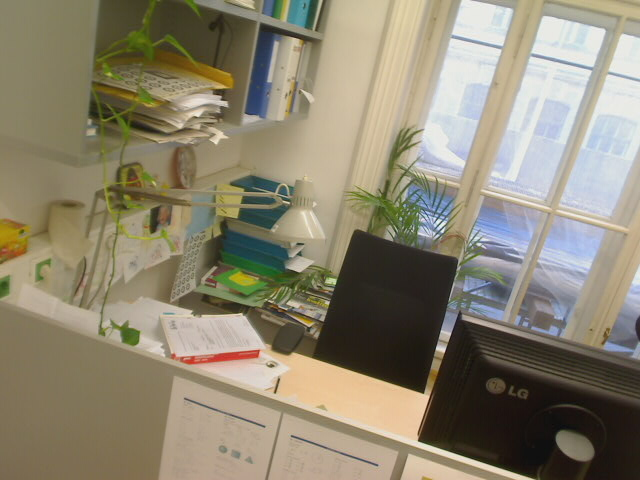
#> input picture 12505287_Exercise2/experiments/desk/Image-00.jpg, 640 x 480 px
$ python experiment_1_2.py
#> lines starting #> are read from the running program, lines starting #| are printed output that depends on the picture
### 12505287_Exercise2/experiments/harris_corner.py
#!/usr/bin/env python
# -*- coding: utf-8 -*-

""" Corner detection with the Harris corner detector

Author: FILL IN
MatrNr: FILL IN
"""
import numpy as np
import cv2

from typing import List

from helper_functions import non_max


def harris_corner(img: np.ndarray,
                  sigma1: float,
                  sigma2: float,
                  k: float,
                  threshold: float) -> List[cv2.KeyPoint]:
    """ Detect corners using the Harris corner detector

    In this function, corners in a grayscale image are detected using the Harris corner detector.
    They are returned in a list of OpenCV KeyPoints (https://docs.opencv.org/4.x/d2/d29/classcv_1_1KeyPoint.html).
    Each KeyPoint includes the attributes, pt (position), size, angle, response. The attributes size and angle are not
    relevant for the Harris corner detector and can be set to an arbitrary value. The response is the result of the
    Harris corner formula.

    :param img: Grayscale input image
    :type img: np.ndarray with shape (height, width) with dtype = np.float32 and values in the range [0., 1.]

    :param sigma1: Sigma for the first Gaussian filtering
    :type sigma1: float

    :param sigma2: Sigma for the second Gaussian filtering
    :type sigma2: float

    :param k: Coefficient for harris formula
    :type k: float

    :param threshold: Minimum value of the Harris response (R) for a corner to be detected.
    :type threshold: float

    :return: keypoints:
        corners: List of cv2.KeyPoints containing all detected corners after thresholding and non-maxima suppression.
            Each keypoint has the attribute pt[x, y], size, angle, response.
                pt: The x, y position of the detected corner in the OpenCV coordinate convention.
                size: The size of the relevant region around the keypoint. Not relevant for Harris and is set to 1.
                angle: The direction of the gradient in degree. Relative to image coordinate system (clockwise).
                response: Result of the Harris corner formula R = det(M) - k*trace(M)**2
    :rtype: List[cv2.KeyPoint]

    """

    ######################################################
    kernel_width = int(2 * np.ceil(3*sigma1) + 1)
    kernel = cv2.getGaussianKernel(kernel_width , sigma1)
    kernel = np.outer(kernel, kernel.transpose())

    sobel_x = np.array([[-1, 0, 1],
                    [-2, 0, 2],
                    [-1, 0, 1]], dtype=np.float32)

    sobel_y = np.array([[-1, -2, -1],
                    [ 0,  0,  0],
                    [ 1,  2,  1]], dtype=np.float32)

    gradient_gauss_x = cv2.filter2D(kernel, ddepth=-1, kernel=sobel_x)
    gradient_gauss_y = cv2.filter2D(kernel, ddepth=-1, kernel=sobel_y)

    Ix = cv2.filter2D(img, -1, gradient_gauss_x)
    Iy = cv2.filter2D(img, -1, gradient_gauss_y)

    Ixx = Ix * Ix
    Iyy = Iy * Iy
    Ixy = Ix * Iy

    kernel_width = int(2 * np.ceil(3 * sigma2) + 1)
    kernel = cv2.getGaussianKernel(kernel_width, sigma2)
    kernel = np.outer(kernel, kernel.transpose())

    Sxx = cv2.filter2D(Ixx, -1, kernel)
    Syy = cv2.filter2D(Iyy, -1, kernel)
    Sxy = cv2.filter2D(Ixy, -1, kernel)

    det_M = Sxx * Syy - Sxy**2
    trace_M = Sxx + Syy
    R = det_M - k * (trace_M**2)

    R = (R - np.min(R)) / (np.max(R) - np.min(R))

    R[R < threshold] = 0

    h_nonmax = non_max(R)

    corners_y, corners_x = np.nonzero(h_nonmax)
    corners_d = R[corners_y, corners_x]
    corners = np.stack([corners_y, corners_x, corners_d], axis=1)

    keypoints = []
    for y, x, resp in zip(corners_y, corners_x, corners_d):
        kp = cv2.KeyPoint(
            x=float(x),
            y=float(y),
            size=1,
            angle=-1,
            response=float(resp)
        )
        keypoints.append(kp)

    ######################################################
    return keypoints

### 12505287_Exercise2/experiments/helper_functions.py
#!/usr/bin/env python3
# -*- coding: utf-8 -*-

"""
Machine Vision (376.081)
Exercise 2: Interest Points and Descriptors
Matthias Hirschmanner 2024
Automation & Control Institute, TU Wien

Tutors: machinevision@acin.tuwien.ac.at
"""

import numpy as np
import matplotlib.pyplot as plt
import cv2

from typing import Tuple, List

# Adapted from https://github.com/jrosebr1/imutils/blob/master/imutils/convenience.py#L41
# [30 lines left out: function rotate_bound, not called in this run]

def show_image(img: np.ndarray, title: str, save_image: bool = False, use_matplotlib: bool = False) -> None:
    """ Plot an image with either OpenCV or Matplotlib.

    :param img: :param img: Input image
    :type img: np.ndarray with shape (height, width) or (height, width, channels)

    :param title: The title of the plot which is also used as a filename if save_image is chosen
    :type title: string

    :param save_image: If this is set to True, an image will be saved to disc as title.png
    :type save_image: bool

    :param use_matplotlib: If this is set to True, Matplotlib will be used for plotting, OpenCV otherwise
    :type use_matplotlib: bool
    """

    # First check if img is color or grayscale. Raise an exception on a wrong type.
    if len(img.shape) == 3:
        is_color = True
    elif len(img.shape) == 2:
        is_color = False
    else:
        raise ValueError(
            'The image does not have a valid shape. Expected either (height, width) or (height, width, channels)')

    if img.dtype == np.uint8:
        img = img.astype(np.float32) / 255.

    elif img.dtype == np.float64:
        img = img.astype(np.float32)

    if use_matplotlib:
        plt.figure()
        plt.title(title)
        if is_color:
            # OpenCV uses BGR order while Matplotlib uses RGB. Reverse the the channels to plot the correct colors
            plt.imshow(img[..., ::-1])
        else:
            plt.imshow(img, cmap='gray')
        plt.xticks([])
        plt.yticks([])
        plt.show()
    else:
        cv2.imshow(title, img)
        cv2.waitKey(0)

    if save_image:
        if is_color:
            png_img = (cv2.cvtColor(img, cv2.COLOR_BGR2BGRA) * 255.).astype(np.uint8)
        else:
            png_img = (cv2.cvtColor(img, cv2.COLOR_GRAY2BGRA) * 255.).astype(np.uint8)
        cv2.imwrite(title.replace(" ", "_") + ".png", png_img)


# [74 lines left out: functions draw_rectangles, debug_homography, not called in this run]

def non_max(input_array: np.array) -> np.array:
    """ Return a matrix in which only local maxima of the input mat are set to True, all other values are False

    :param mat: Input matrix
    :type mat: np.ndarray with shape (height, width) with dtype = np.float32 and values in the range (-inf, 1.]

    :return: Binary Matrix with the same dimensions as the input matrix
    :rtype: np.ndarray with shape (height, width) with dtype = bool
    """

    # Initialize a 3x3 kernel with ones and a zero in the middle
    kernel = np.ones(shape=(3, 3), dtype=np.uint8)
    kernel[1, 1] = 0

    # Apply the OpenCV dilate morphology transformation.
    # For details see https://docs.opencv.org/4.x/d9/d61/tutorial_py_morphological_ops.html
    dilation = cv2.dilate(input_array, kernel)
    return input_array > dilation


# [29 lines left out: functions filter_matches, filter_matches_with_ratio, not called in this run]

### 12505287_Exercise2/experiments/experiment_1_2.py
#!/usr/bin/env python3
# -*- coding: utf-8 -*-

"""
Machine Vision (376.081)
Exercise 2: Interest Points and Descriptors
Clara Haider, Matthias Hirschmanner 2025
Automation & Control Institute, TU Wien

Tutors: machinevision@acin.tuwien.ac.at

resources: https://chatgpt.com/share/6908da20-5ea8-800e-aab1-689460e408f9 (understand rotations)
"""

from pathlib import Path

import cv2
import numpy as np

from harris_corner import harris_corner
from descriptors import compute_descriptors
from helper_functions import *
from scipy.spatial.distance import cdist

def keypoints_to_xy_array(kps):
    return np.array([kp.pt for kp in kps], dtype=np.float32)

def compute_match_matrix(all_kp_remapped, tolerance=3.0):
    n = len(all_kp_remapped)
    match_matrix = np.zeros((n, n), dtype=np.float32)

    all_xy = [keypoints_to_xy_array(kps) for kps in all_kp_remapped]

    for i, kp_i in enumerate(all_xy):
        for j, kp_j in enumerate(all_xy):

            kp_ref = kp_i
            kp_other = kp_j

            if len(kp_ref) == 0:
                match_percent = 0.0
            elif len(kp_other) == 0:
                match_percent = 0.0
            else:
                dists = cdist(kp_ref, kp_other)
                min_dists = np.min(dists, axis=1)
                matched_count = np.sum(min_dists <= tolerance)
                non_matched_count = np.sum(min_dists > tolerance)
                total_points = matched_count + non_matched_count
                match_percent = matched_count / total_points * 100.0

            match_matrix[i, j] = match_percent

    return match_matrix

# [12 lines left out: function count_matches, not called in this run]

def plot_difference_heatmap(diff_matrix, title="matching keypoints percentages"):
    n = diff_matrix.shape[0]
    fig, ax = plt.subplots(figsize=(8, 6))
    cax = ax.imshow(diff_matrix, cmap='viridis', vmin=0, vmax=100)

    for i in range(n):
        for j in range(n):
            ax.text(j, i, f"{diff_matrix[i, j]:.1f}", color='white' if diff_matrix[i, j] > 50 else 'black',
                    ha='center', va='center', fontsize=9)

    ax.set_title(title)
    ax.set_xticks(range(n))
    ax.set_yticks(range(n))
    ax.set_xticklabels(range(n))
    ax.set_yticklabels(range(n))
    fig.colorbar(cax, ax=ax, label='% match')
    plt.tight_layout()
    plt.show()

if __name__ == '__main__':
    save_image = False  # Enables saving of matches image
    use_matplotlib = False  # Enables saving of matches image
    img_path_1 = 'desk/Image-00.jpg'

    sigma1 = 1.0
    sigma2 = 2.0
    threshold = 0.5
    k = 0.04

    scale_factors = [0.5, 1.0, 3.0]

    current_path = Path(__file__).parent
    img_gray_1 = cv2.imread(str(current_path.joinpath(img_path_1)), cv2.IMREAD_GRAYSCALE)
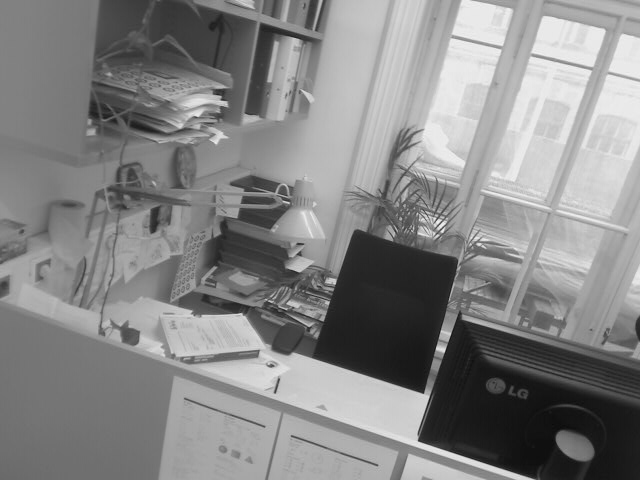
#> img_gray_1: shape (480, 640); min 9, max 248, mean 133.4

    if img_gray_1 is None:
        raise FileNotFoundError("Couldn't load image " + str(current_path.joinpath(img_path_1)))

    all_kp_remapped = []

    for scale in scale_factors:
        new_size = (int(img_gray_1.shape[1] * scale), int(img_gray_1.shape[0] * scale))
        img_scaled_int = cv2.resize(img_gray_1.copy(), new_size, interpolation=cv2.INTER_LINEAR)

        # Convert images from uint8 with range [0,255] to float32 with range [0,1]
        img_scaled = img_scaled_int.astype(np.float32) / 255.

        # Harris corner detector
        keypoints = harris_corner(img_scaled,
            sigma1=sigma1,
            sigma2=sigma2,
            k=k,
            threshold=threshold)

        img_bgr = cv2.cvtColor(img_scaled_int, cv2.COLOR_GRAY2BGR)

        keypoints_img = np.zeros_like(img_scaled_int)
        for kp in keypoints:
            x, y = int(kp.pt[0]), int(kp.pt[1])
            radius = int(kp.size * 2.5)
            cv2.circle(img_bgr, (x, y), radius, (0,0,255), 2)

        show_image(img_bgr, f"Harris Corners (scale {scale})",
           save_image=save_image, use_matplotlib=use_matplotlib)


        kp_global = []
        for kp in keypoints:
            x_global = kp.pt[0] / scale
            y_global = kp.pt[1] / scale
            new_kp = cv2.KeyPoint(float(x_global), float(y_global), kp.size)
            new_kp.response = kp.response
            kp_global.append(new_kp)

        all_kp_remapped.append(kp_global)
#> this loop made 3 passes
#> (corners_y in harris_corner, corners_x in harris_corner, corners_d in harris_corner) on passes 1 to 2: ([140, 175, 196, 219], [166, 220, 212, 210], [0.528, 0.645, 0.936, 1]), ([99, 282, 349, 351, 392, 440], [221, 334, 437, 443, 423, 419], [0.523, 0.57, 0.503, 0.535, 0.833, 1])
#> pass 1, in harris_corner, `Ix = cv2.filter2D(img, -1, gradient_gauss_x)`:
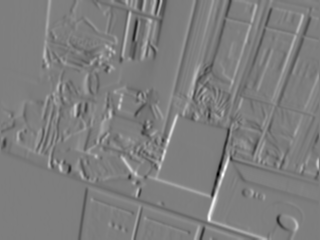
#> Ix: shape (240, 320) float32; min -1.37, max 1.4, mean -0.00226; drawn with min black and max white
#> pass 1, in harris_corner, `Iy = cv2.filter2D(img, -1, gradient_gauss_y)`:
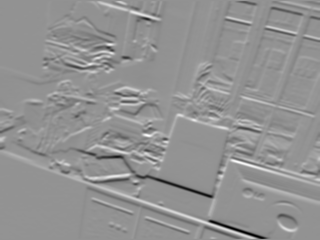
#> Iy: shape (240, 320) float32; min -1.65, max 1.22, mean 0.00127; drawn with min black and max white
#> after the loop, all_kp_remapped = 3 items

    diff_matrix = compute_match_matrix(all_kp_remapped)
#> in compute_match_matrix, `n = len(all_kp_remapped)`: n = 3
#> in compute_match_matrix, `all_xy = [keypoints_to_xy_array(kps) for kps in all_kp_remapped]`: all_xy = 3 items
#> the loop in compute_match_matrix, `for i, kp_i in enumerate(all_xy):` made 3 passes
#> kp_i on pass 1: [[332, 280], [440, 350], [424, 392], [420, 438]]
#> after the loop in compute_match_matrix, `for i, kp_i in enumerate(all_xy):`: match_matrix = [[100, 75, 25], [50, 100, 83.33], [2.94, 17.65, 100]]
#> diff_matrix has the same summary as match_matrix in compute_match_matrix
    plot_difference_heatmap(diff_matrix)
#> in plot_difference_heatmap, `plt.show()`:
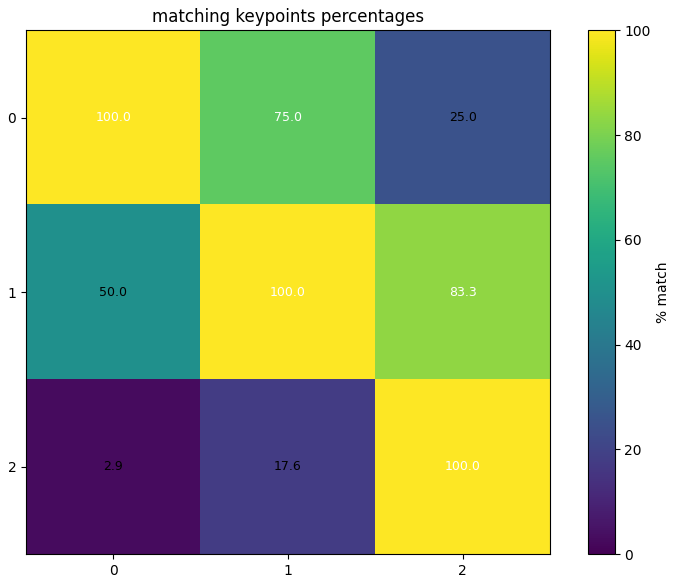
#> figure drawn by matplotlib, 2 panels

$ run again, with 12505287_Exercise2/experiments/desk/Image-01.jpg copied over 12505287_Exercise2/experiments/desk/Image-00.jpg
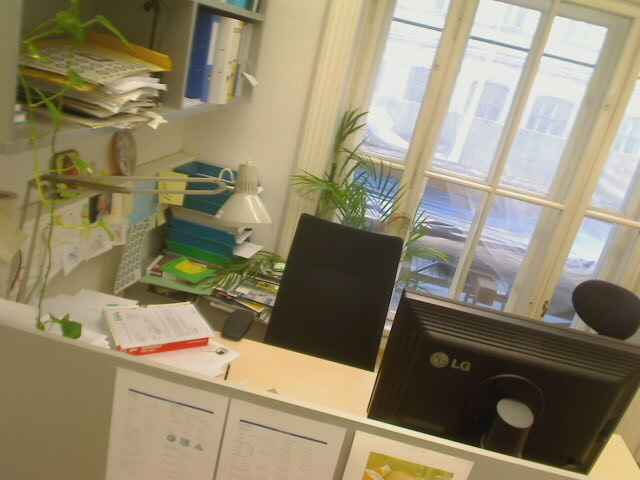
#> input picture 12505287_Exercise2/experiments/desk/Image-01.jpg, 640 x 480 px
#> the loop `for scale in scale_factors:` made 3 passes
#> (corners_y in harris_corner, corners_x in harris_corner, corners_d in harris_corner) on passes 1 to 2: ([132, 186, 208, 236], [141, 186, 184, 293], [0.51, 1, 0.922, 0.699]), ([82, 264, 287, 329, 371, 417, 473], [159, 283, 277, 388, 373, 368, 586], [0.552, 0.679, 0.529, 0.624, 0.997, 1, 0.583])
#> pass 1, in harris_corner, `Iy = cv2.filter2D(img, -1, gradient_gauss_y)`:
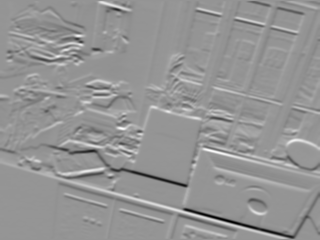
#> Iy: shape (240, 320) float32; min -1.7, max 1.22, mean -0.00107; drawn with min black and max white
#> after the loop `for scale in scale_factors:`: all_kp_remapped = 3 items
#> in compute_match_matrix, `n = len(all_kp_remapped)`: n = 3
#> all_xy = 3 items
#> the loop in compute_match_matrix, `for i, kp_i in enumerate(all_xy):` made 3 passes
#> kp_i on pass 1: [[282, 264], [372, 372], [368, 416], [586, 472]]
#> after the loop in compute_match_matrix, `for i, kp_i in enumerate(all_xy):`: match_matrix = [[100, 100, 75], [57.14, 100, 71.43], [11.11, 18.52, 100]]
#> diff_matrix has the same summary as match_matrix in compute_match_matrix
#> in plot_difference_heatmap, `plt.show()`:
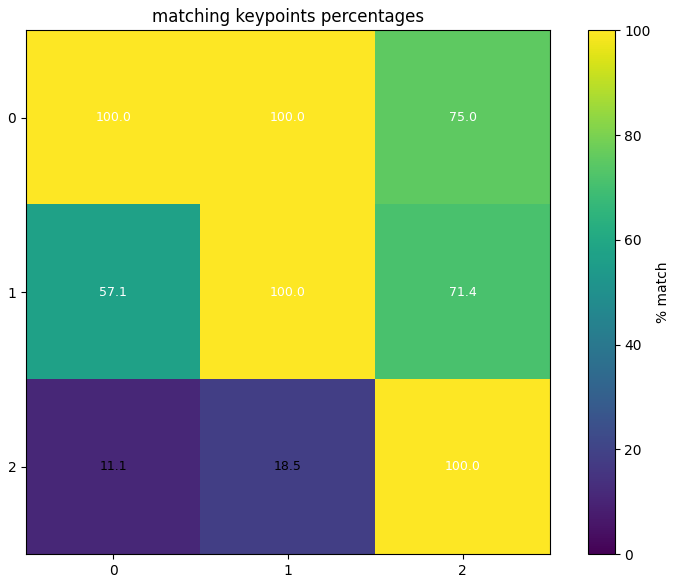
#> figure drawn by matplotlib, 2 panels

$ run again, with 12505287_Exercise2/experiments/desk/Image-02.jpg copied over 12505287_Exercise2/experiments/desk/Image-00.jpg
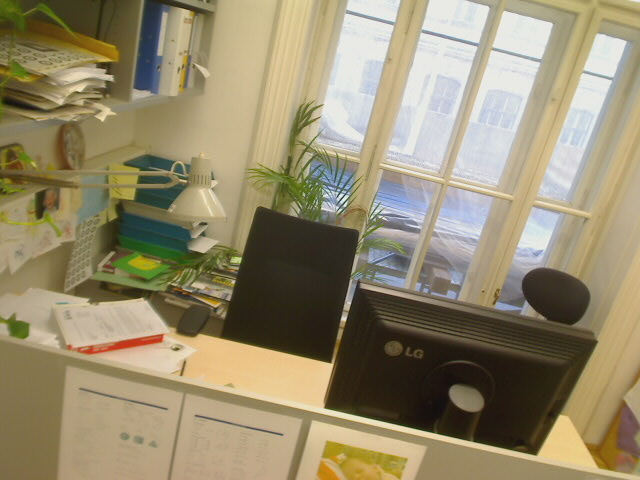
#> input picture 12505287_Exercise2/experiments/desk/Image-02.jpg, 640 x 480 px
#> the loop `for scale in scale_factors:` made 3 passes
#> (corners_y in harris_corner, corners_x in harris_corner, corners_d in harris_corner) on pass 1: ([129, 182, 203, 226], [119, 165, 163, 267], [0.511, 0.962, 1, 0.751])
#> after the loop `for scale in scale_factors:`:
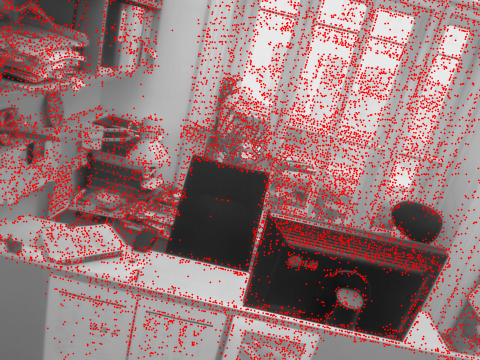
#> img_bgr: shape (1440, 1920, 3) (shown at 1/4 size); mean B, G, R 119.3, 119.3, 154.1
#> after the loop `for scale in scale_factors:`: all_kp_remapped = 3 items
#> in compute_match_matrix, `n = len(all_kp_remapped)`: n = 3
#> all_xy = 3 items
#> the loop in compute_match_matrix, `for i, kp_i in enumerate(all_xy):` made 3 passes
#> kp_i on pass 1: [[238, 258], [330, 364], [326, 406], [534, 452]]
#> after the loop in compute_match_matrix, `for i, kp_i in enumerate(all_xy):`: match_matrix = [[100, 100, 100], [36.36, 100, 100], [0.047, 0.216, 100]]
#> diff_matrix has the same summary as match_matrix in compute_match_matrix
#> in plot_difference_heatmap, `plt.show()`:
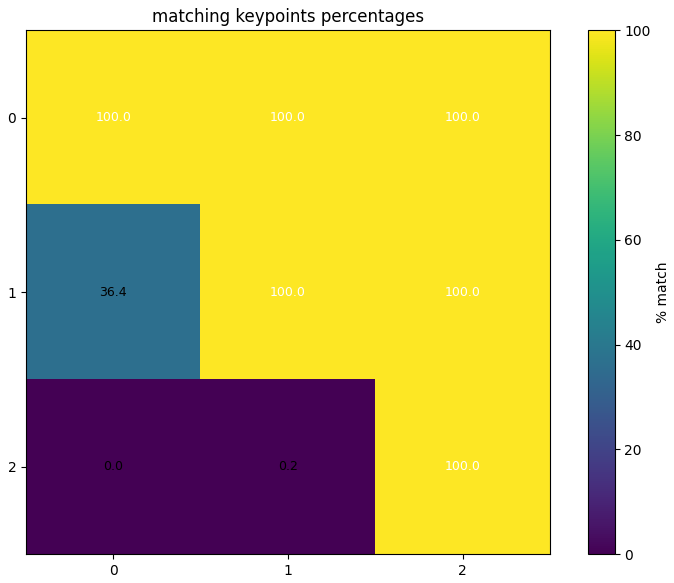
#> figure drawn by matplotlib, 2 panels
